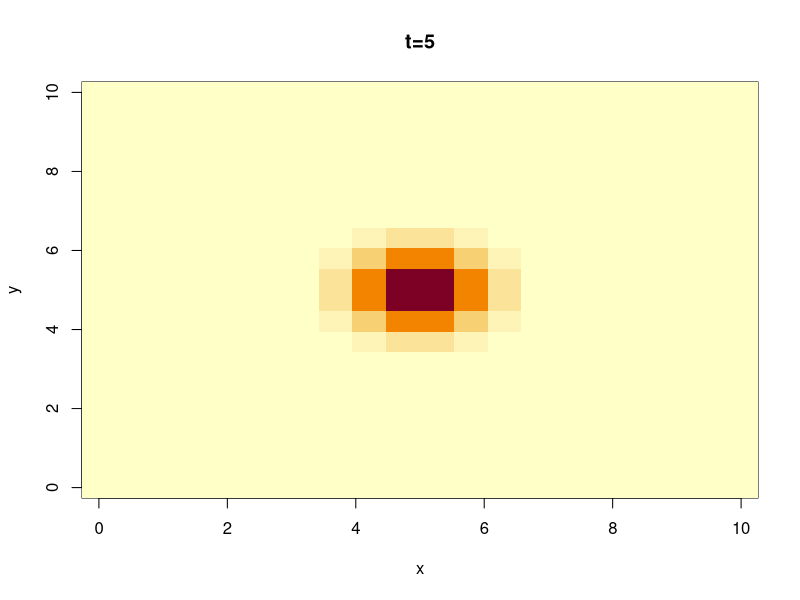
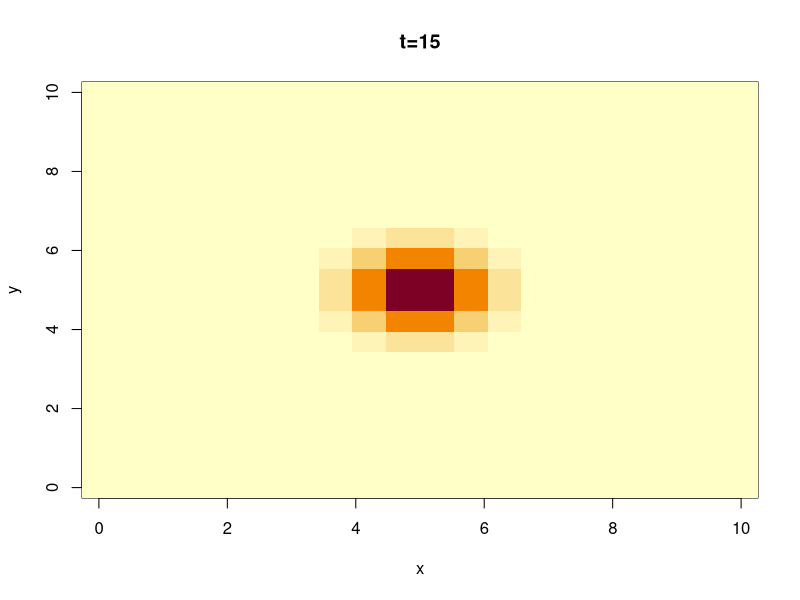
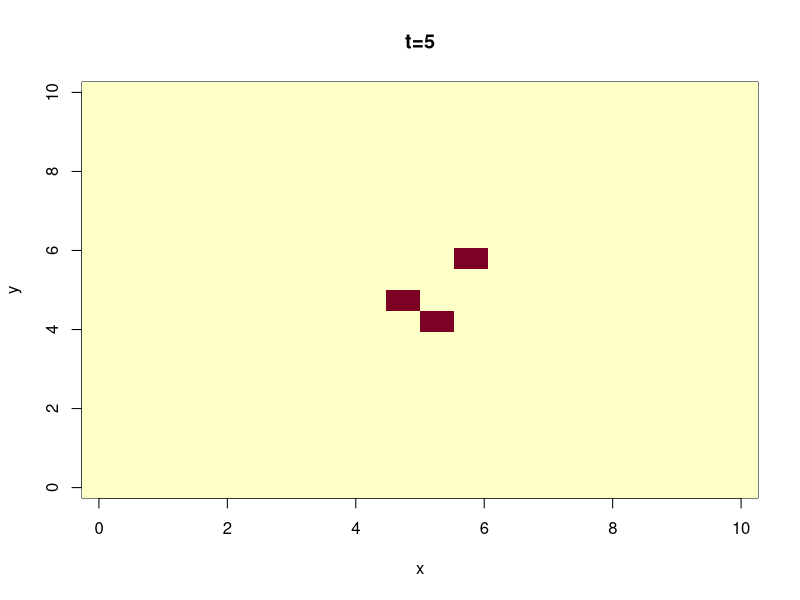
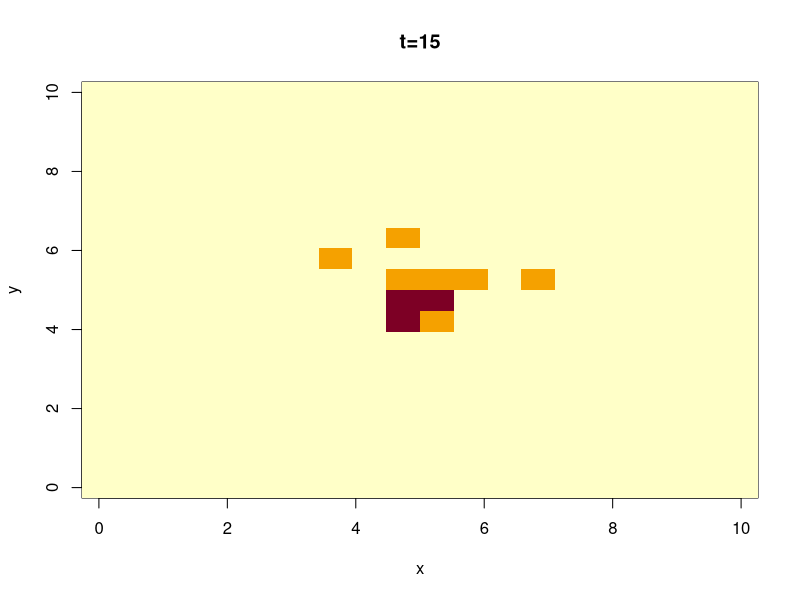
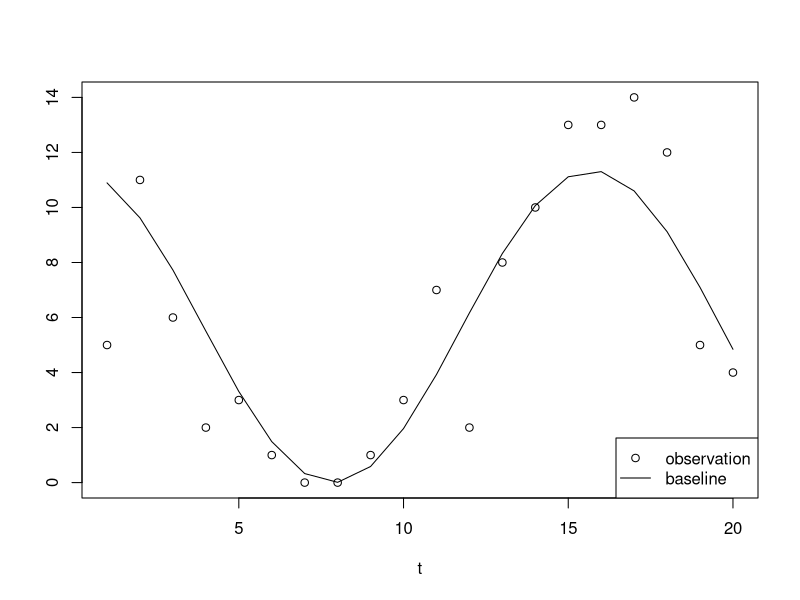
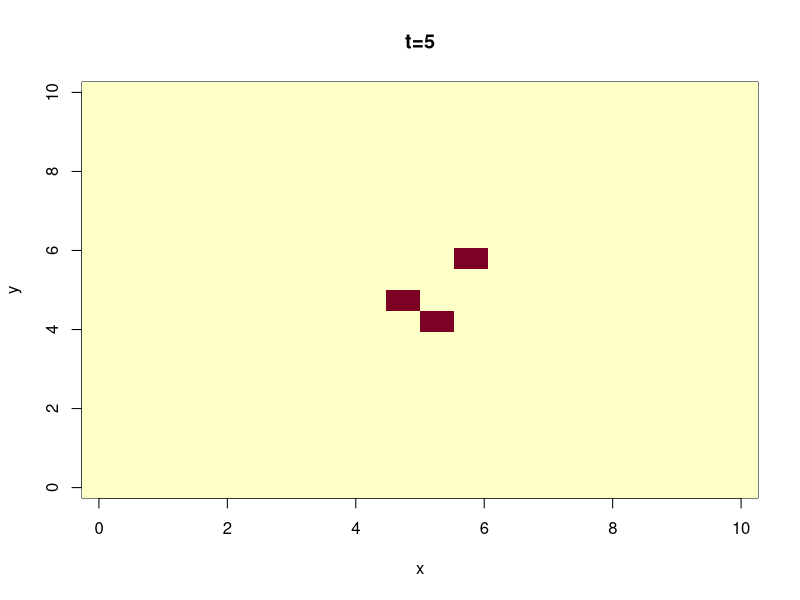
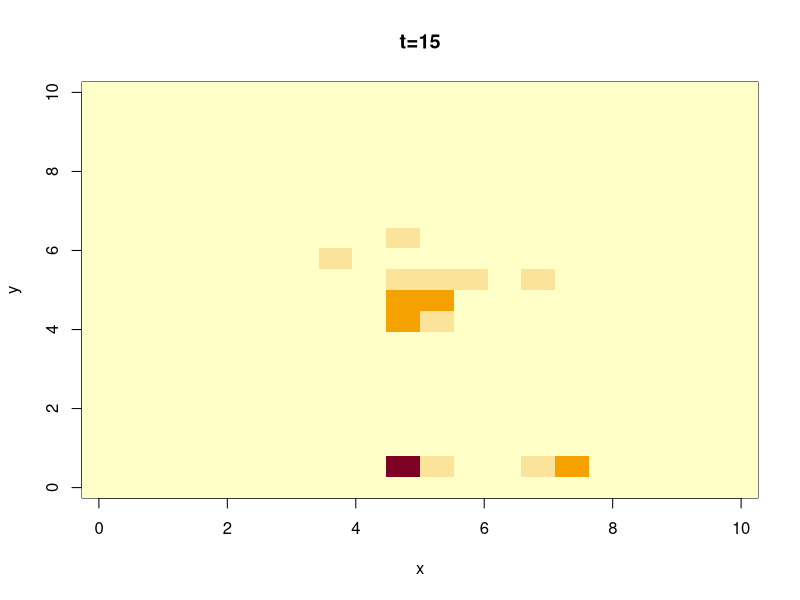
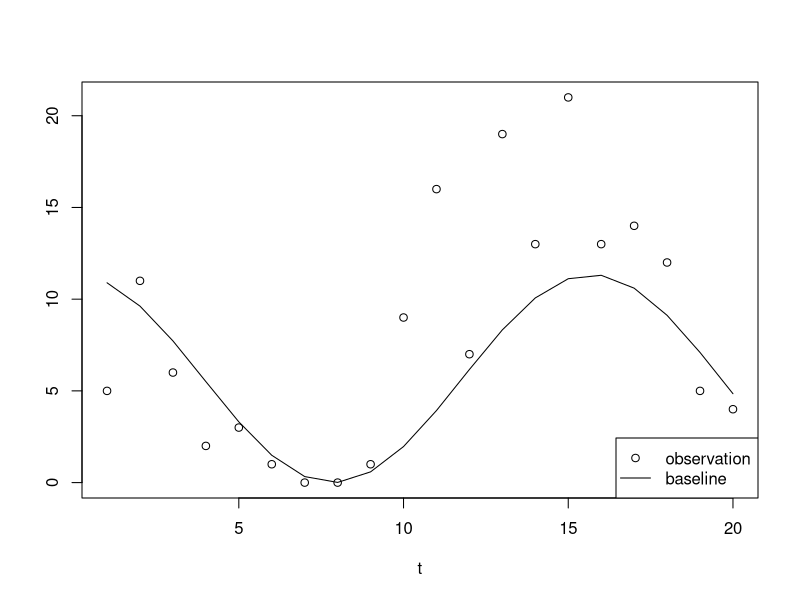

The R source for these figures, in order:
## ---- chunk 1
knitr::opts_chunk$set(
  collapse = TRUE,
  comment = "#>"
)
# devtools::load_all()
## ---- chunk 2
x <- seq(0, 10, length.out = 20)
y <- seq(0, 10, length.out = 20)
tt = seq(1, 20)
d1 <- expand.grid(x = x, y = y)
d1$names = paste('loc', as.character(1:20),  sep = '-')
baseline.matrix = sapply(tt, function( . ){
  exp(- (d1$x - 5)^2 - (d1$y - 5)^2 )  *  cos( 0.2 * . )^2} )
rownames(baseline.matrix) = d1$names
colnames(baseline.matrix) = as.character(tt)
baseline.matrix[1:5, 1:5]
## ---- chunk 3
image(x, y, matrix(baseline.matrix[,5], ncol=20), main='t=5')
image(x, y, matrix(baseline.matrix[,15], ncol=20), main='t=15')
## ---- chunk 4
observation.matrix = matrix(
  rpois(length(baseline.matrix), baseline.matrix),
  ncol = ncol(baseline.matrix))

rownames(observation.matrix) = d1$names
colnames(observation.matrix) = as.character(tt)
## ---- chunk 5
image(x, y, matrix(observation.matrix[,5], ncol=20), main='t=5')
image(x, y, matrix(observation.matrix[,15], ncol=20), main='t=15')
## ---- chunk 6
plot(colSums(observation.matrix), ylab='', xlab='t')
lines(colSums(baseline.matrix))
legend('bottomright', c('observation', 'baseline'), pch=c(1, NA), lty=c(NA, 1))
## ---- chunk 7
observation.matrix[30:35, 10:15] = observation.matrix[30:35, 10:15] + rpois(36, 1)
## ---- chunk 8
t = 5
image(x, y, matrix(observation.matrix[,t], ncol=20), main = paste0('t=', as.character(t)))
t = 15
image(x, y, matrix(observation.matrix[,t], ncol=20), main = paste0('t=', as.character(t)))
## ---- chunk 9
plot(colSums(observation.matrix), ylab='', xlab='t')
lines(colSums(baseline.matrix))
legend('bottomright', c('observation', 'baseline'), pch=c(1, NA), lty=c(NA, 1))
## ---- chunk 10
sessionInfo()
